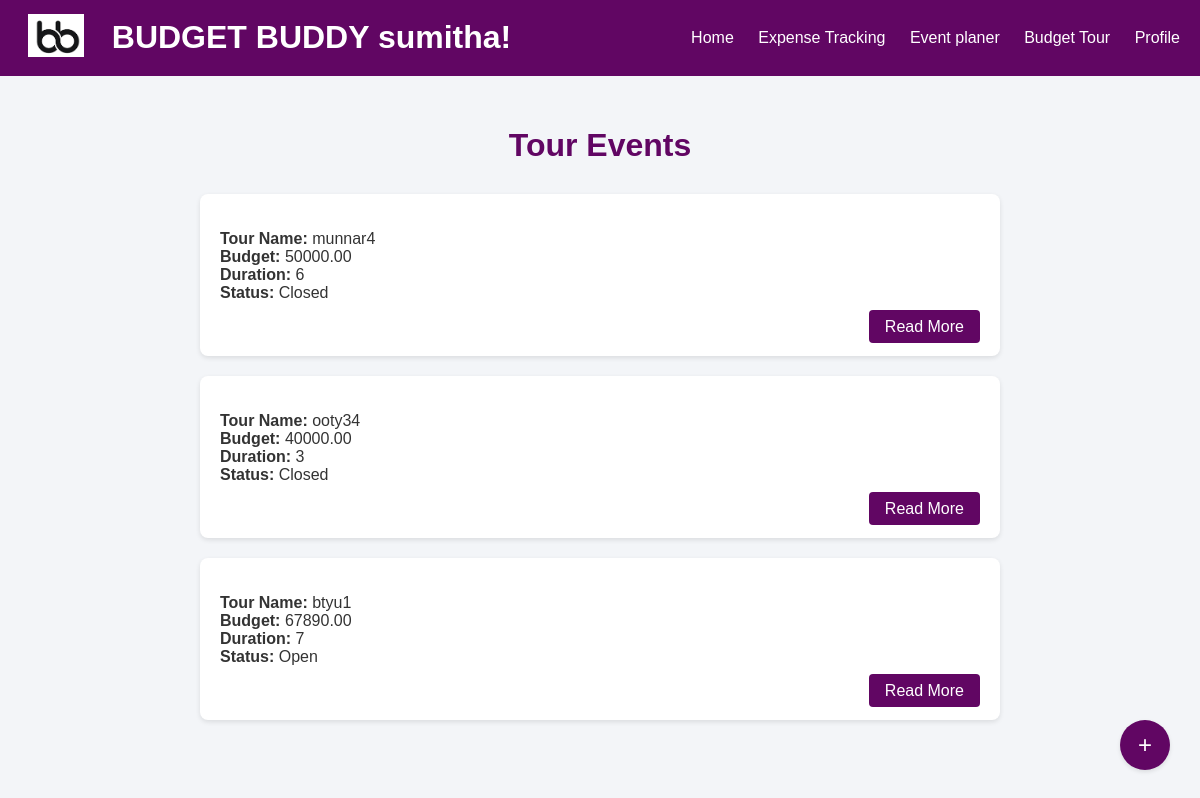
/hometour/ (signed in), run on the app's committed database.
### expenses/models.py (models this page shows, shortened)
class TDetails(models.Model):
    tour_name = models.CharField(max_length=100,primary_key=True)
    budget = models.DecimalField(max_digits=10,decimal_places=2)
    duration = models.IntegerField()
    user = models.ForeignKey(User, on_delete=models.CASCADE)
    status = models.IntegerField(default=0)
    remaining = models.DecimalField(max_digits=10,decimal_places=2,default=0)

### expenses/views.py (the view)
# urls.py: path('hometour/', views.hometour, name='hometour'),
@login_required
def hometour(request):
    tour_details = TDetails.objects.filter(user=request.user)
    return render(request, 'hometour.html', {'tour_details': tour_details})

### expenses/templates/hometour.html (shortened to what this page needs)
<!DOCTYPE html>
<html lang="en">
<head>
</head>
<body>
    {% include 'header.html' %}
    <div class="container">
        <h1>Tour Events</h1>
        {% for tour_detail in tour_details %}
        <div class="tour-detail">
            <div class="tour-info">
                <p>
                    <strong>Tour Name:</strong> {{ tour_detail.tour_name }}<br>
                    <strong>Budget:</strong> {{ tour_detail.budget }}<br>
                    <strong>Duration:</strong> {{ tour_detail.duration }}<br>
                    {% if tour_detail.status == 0 %}
                        <strong>Status:</strong> Open<br>
                    {% else %}
                        <strong>Status:</strong> Closed<br>
                    {% endif %}
                </p>
            </div>
            <div class="read-more-container">
                <a href="{% url 'maintour' tour_detail.tour_name %}" class="read-more-button">Read More</a>
            </div>
        </div>
        {% endfor %}
        <a href="{% url 'addtour' %}" class="add-tour-event-button">+</a>
    </div>
</body>
</html>

### expenses/templates/header.html (shortened to what this page needs)
<!DOCTYPE html>
<html lang="en">
<head>
</head>
<body>
    {% load static %}
    <header class="header">
        <div class="logo-and-name">
            <div class="logo">
                <img src="{% static 'images/logo.png' %}" alt="Logo" class="logo-image">
            </div>
            <div class="project-name">
                <h1>BUDGET BUDDY {{ request.user.username }}!</h1>
            </div>
        </div>
        <nav class="nav-links">
            <ul>
                <li><a href="{% url 'home' %}">Home</a></li>
                <li><a href="{% url 'expense' %}">Expense Tracking</a></li>
                <li><a href="{% url 'eventhome' %}">Event planer</a></li>
                <li><a href="{% url 'hometour' %}">Budget Tour</a></li>
                <li><a href="{% url 'profile' %}">Profile</a></li>
            </ul>
        </nav>
    </header>
</body>
</html>

### expenses/templates/hometour.html (style rules this page uses)
body { font-family: Arial, sans-serif; margin: 0; padding: 0; background-color: #f3f5f8; color: #333; }
.container { max-width: 800px; margin: 0 auto; padding: 30px; }
h1 { text-align: center; margin-bottom: 30px; color: #610663; }
.tour-detail { background-color: #fff; border-radius: 8px; box-shadow: 0 2px 5px rgba(0, 0, 0, 0.1); margin-bottom: 20px; padding: 20px; }
.tour-info { margin-bottom: 15px; }
.read-more-container { text-align: right; }
.read-more-button { background-color: #610663; color: #fff; padding: 8px 16px; border: none; border-radius: 4px; text-decoration: none; transition: background-color 0.3s ease; }
.add-tour-event-button { background-color: #610663; color: #fff; border: none; border-radius: 50%; width: 50px; height: 50px; font-size: 24px; text-align: center; line-height: 50px; text-decoration: none; position: fixed; bottom: 30px; right: 30px; z-index: 999; box-shadow: 0 2px 4px rgba(0, 0, 0, 0.1); transition: background-color 0.3s ease; }

### expenses/templates/header.html (style rules this page uses)
body { font-family: 'Arial', sans-serif; background-size: cover; background-position: center; margin: 0; padding: 0; }
.header { height: 2cm; display: flex; justify-content: space-between; align-items: center; padding: 0 20px; background-color: #610663; }
.logo-and-name { display: flex; align-items: center; }
.logo { margin-right: 20px; }
.project-name h1 { color: white; margin: 0; }
.nav-links ul { list-style: none; margin: 0; padding: 0; }
.nav-links li { display: inline-block; margin-right: 20px; }
.nav-links li:last-child { margin-right: 0; }
.nav-links a { color: white; text-decoration: none; }
.logo-image { width: 1.5cm; height: auto; padding: 0.2cm; }

### data on the page
TDetails: tour_name "munnar4", budget "50000.00", duration "6", shows "Status:", status "Closed"
TDetails: tour_name "ooty34", budget "40000.00", duration "3", shows "Status:", status "Closed"
TDetails: tour_name "btyu1", budget "67890.00", duration "7", shows "Status:", status "Open"

### other printed values
{{ request.user.username }} "sumitha"
